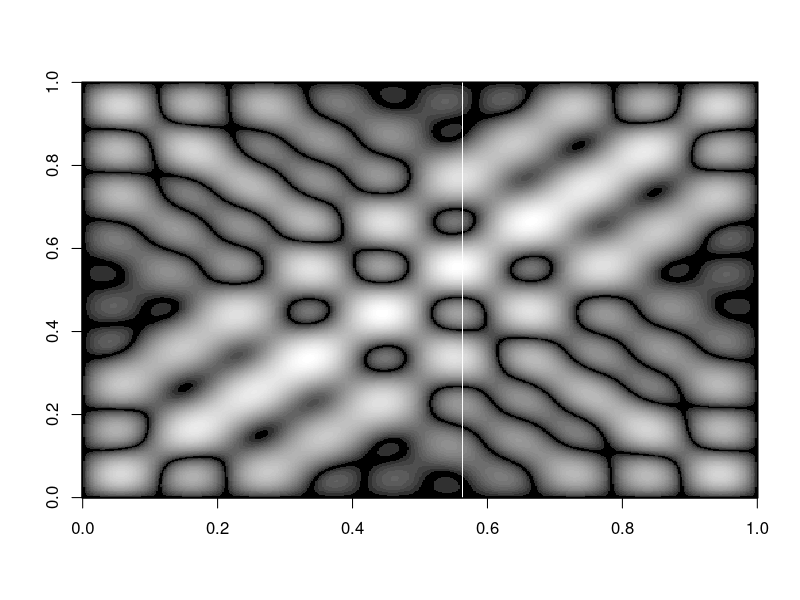

Source code (R):
# Generates an image similar to a "Chlandi Figure." Chlandi Figures are nodal patterns
# that occur on vibrating surfaces.
t <- 0:500
f <- 2*pi/500
i <- 0
Chlandi  <- 0:500 * 0 # first row is zero, as sin(0) = 0

# now add 500 more rows, first factor in each term varies as we go across a row (from t)
# second factor of each term varies as we go down a column (from i)
for ( i in 1:500) { 
  Chlandi  <- rbind(Chlandi , # comment out different factors below to generate
                              # a variety of images
                    + sin(1/2*f*t)*sin(1/2*f*i) 
                    + sin(f*t)*sin(f*i)  
                    # + sin(3*f*t)*sin(3*f*i)  
                    + sin(4*f*t)*sin(4*f*i)
                    + sin(5*f*t)*sin(5*f*i)
                    
  )
}
par(mfrow=c(1,1))

Chlandi <- abs(Chlandi)

# use the image or contour functions to display the results
image(Chlandi, col=grey.colors(40, start=0, end=1))
#contour(Chlandi)